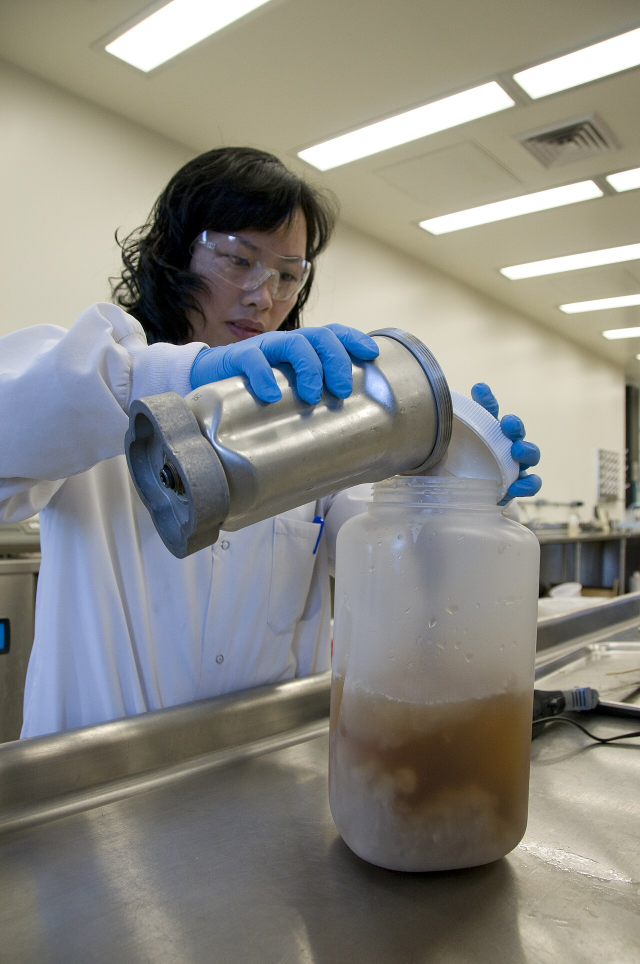
#> input picture data/test/t01_fda_lab_full_ppe.jpg, 1280 x 1927 px (shown at 1/2 size); its folder holds only this picture in this run
$ python screen_labcoat_imagenetcv.py   (older library calls are emulated)
#> lines starting #> are read from the running program, lines starting #| are printed output that depends on the picture; after the words box and inside, x2 and y2 are one past the last pixel; in counts of white or black regions, pixels touching at a corner belong together
### tools/screen_dirty_graphics.py
#!/usr/bin/env python
# -*- coding: utf-8 -*-
"""
screen_dirty_graphics.py —— 用图像特征自动筛查"非实拍脏图"（商品目录图/广告图/纯文字图）

背景：人工只看几何 flags 覆盖不到"商品图、广告图、报价单"这类域污染，
      这类图有明显统计特征，可以自动筛掉大部分，减少人工翻图量。

判据（基于 256x256 缩放后的 HSV / 局部方差 / 边缘密度）：
  1. graphic_white  商品目录图：白底占比高 + 大面积平坦区域
  2. graphic_color  广告图：单一色调占比高 + 大面积平坦区域
  3. blank_doc      纯文字/空白文档：白底占比极高 + 边缘极少

用法:
    python tools/screen_dirty_graphics.py --class mask                      # 干跑，只出清单
    python tools/screen_dirty_graphics.py --class mask --thumbs outputs/x  # 同时导出缩略图版
    python tools/screen_dirty_graphics.py --class mask --apply              # 生成剔除索引（配合 remove_bad_images.py）
"""
from __future__ import annotations

import argparse
import sys
from pathlib import Path

import cv2
import numpy as np

ROOT = Path(__file__).resolve().parent.parent
DS = ROOT / "data" / "lab_ppe"
NAMES = ["mask", "gloves", "lab_coat", "goggles"]


def imread_unicode(p: Path):
    """cv2.imread 不支持中文路径，用 imdecode 兜底。"""
    try:
        data = np.fromfile(str(p), dtype=np.uint8)
        return cv2.imdecode(data, cv2.IMREAD_COLOR)
    except Exception:
        return None


def image_stats(img) -> dict:
    small = cv2.resize(img, (256, 256), interpolation=cv2.INTER_AREA)
    hsv = cv2.cvtColor(small, cv2.COLOR_BGR2HSV)
    h = hsv[..., 0]
    s = hsv[..., 1].astype(np.float32) / 255.0
    v = hsv[..., 2].astype(np.float32) / 255.0

    near_white = (s < 0.18) & (v > 0.82)
    white_ratio = float(near_white.mean())

    sat = s > 0.40
    if sat.sum() > 50:
        hist = np.bincount((h[sat] // 30).astype(np.int32), minlength=6)
        dom_ratio = float(hist.max() / sat.sum())
    else:
        dom_ratio = 0.0

    gray = cv2.cvtColor(small, cv2.COLOR_BGR2GRAY).astype(np.float32)
    mu = cv2.blur(gray, (5, 5))
    mu2 = cv2.blur(gray * gray, (5, 5))
    var = np.clip(mu2 - mu * mu, 0, None)
    flat_ratio = float((var < 12).mean())

    edges = cv2.Canny(gray.astype(np.uint8), 80, 180)
    edge_ratio = float((edges > 0).mean())

    return dict(white=white_ratio, dom=dom_ratio, flat=flat_ratio, edge=edge_ratio)


def classify(st: dict) -> str | None:
    # 1. 商品目录图：白底占比很高 + 绝大部分区域平坦（排版图特征）
    if st["white"] > 0.50 and st["flat"] > 0.60:
        return "graphic_white"
    # 2. 广告/排版图：单色调主导且近乎全图平坦（照片必有纹理起伏，不会全平）
    if st["dom"] > 0.55 and st["flat"] > 0.62:
        return "graphic_color"
    # 3. 纯文字/空白文档
    if st["white"] > 0.45 and st["edge"] < 0.02:
        return "blank_doc"
    return None


# [6 lines left out: function iter_labeled, not called in this run]


def extra_stats(img) -> dict:
    """额外指标：亮度（域偏移参考）、彩色度（识黑白老照片）。"""
    small = cv2.resize(img, (256, 256), interpolation=cv2.INTER_AREA)
    v = cv2.cvtColor(small, cv2.COLOR_BGR2HSV)[..., 2].astype(np.float32) / 255.0
    b, g, r = small[..., 0].astype(np.float32), small[..., 1].astype(np.float32), small[..., 2].astype(np.float32)
    colorf = float((np.abs(r - g).mean() + np.abs(g - b).mean() + np.abs(r - b).mean()) / 3.0)
    return dict(bright=float(v.mean()), colorf=colorf)


# [126 lines left out: functions scan_raw, main, not called in this run]


# [2 lines that do not run on import are left out]

### tools/screen_labcoat_imagenetcv.py
#!/usr/bin/env python
# -*- coding: utf-8 -*-
"""screen_labcoat_imagenetcv.py —— 筛查 images.cv lab coat 分类图（1,299 张，无 bbox）

背景：组长下载的 `e58z9vu3fcusg7wzjk91n.zip` 是 images.cv 的 lab_coat **分类**数据集，
      原始分辨率、彩色、无增强，但**没有检测框**，且来源是网络图（电商/生活照/展会混杂）。
      按项目场景红线（训练图必须是**实验室/科研/医疗操作**场景）必须先筛。

复用 `screen_dirty_graphics.py` 的统计判据（白底商品图 / 单色广告图 / 文档图 / 黑白老照片），
另加本数据集特有的四类判据：
  A. 电商商品图/平铺图  —— 白底占比高 + 平坦（沿用 graphic_white）
  B. 拼图/多宫格        —— 检测规则网格线（衣服多角度拼版、九宫格）
  C. 水印/文字叠加      —— 角/边区域高频细线条 + 低饱和
  D. 低质量/糊图        —— 拉普拉斯方差过低；尺寸过小

用法:
    $PY tools/screen_labcoat_imagenetcv.py                      # 干跑 + 出明细 TSV + 拼版清单
    $PY tools/screen_labcoat_imagenetcv.py --sheets             # 同时导出抽检拼版 JPG
"""
from __future__ import annotations

import argparse
import sys
from pathlib import Path

import cv2
import numpy as np

ROOT = Path(__file__).resolve().parents[1]
sys.path.insert(0, str(ROOT / "tools"))
from screen_dirty_graphics import image_stats, classify, extra_stats, imread_unicode  # noqa: E402

SRC = ROOT / "data" / "raw" / "labcoat_imagenetcv" / "data"
OUT = ROOT / "outputs" / "labcoat_imagenetcv_screen"


def gridline_score(img) -> tuple[float, float]:
    """检测规则网格线（拼图/多宫格）：行/列方向长直线占比。

    拼版图会把 2x2 / 3x3 子图用白/黑分隔线切开，这种线在 Hough 里表现为
    近乎水平或垂直、且贯穿较长距离的线段。
    """
    h, w = img.shape[:2]
    small = cv2.resize(img, (320, int(320 * h / max(w, 1))), interpolation=cv2.INTER_AREA)
    gray = cv2.cvtColor(small, cv2.COLOR_BGR2GRAY)
    edges = cv2.Canny(gray, 60, 160)
    lines = cv2.HoughLinesP(edges, 1, np.pi / 180, threshold=60,
                            minLineLength=int(small.shape[1] * 0.55), maxLineGap=6)
    if lines is None:
        return 0.0, 0.0
    H, W = small.shape[:2]
    # OpenCV 版本差异：旧版返回 (N,1,4)，新版可能返回 (N,4) —— 统一 ravel
    lines = np.asarray(lines).reshape(-1, 4)
    n_h = n_v = 0
    for x1, y1, x2, y2 in lines:
        dx, dy = abs(int(x2) - int(x1)), abs(int(y2) - int(y1))
        if dy <= 2 and dx >= 0.5 * W:
            n_h += 1
        elif dx <= 2 and dy >= 0.5 * H:
            n_v += 1
    # 归一化：2 条以上分隔线即可疑
    return min(n_h / 4.0, 1.0), min(n_v / 4.0, 1.0)


def watermark_score(img) -> float:
    """粗判水印/叠字：图像边缘条带的高频细边密度（文字/水印会留下密集短边）。

    仅作参考指标——水印需人工确认，不单独作为剔除依据。
    """
    h, w = img.shape[:2]
    small = cv2.resize(img, (320, int(320 * h / max(w, 1))), interpolation=cv2.INTER_AREA)
    H, W = small.shape[:2]
    band = int(H * 0.12)
    strips = [small[0:band], small[H - band:H], small[:, 0:band], small[:, W - band:W]]
    scores = []
    for s in strips:
        g = cv2.cvtColor(s, cv2.COLOR_BGR2GRAY)
        e = cv2.Canny(g, 90, 200)
        scores.append(float((e > 0).mean()))
    return float(np.mean(scores))


def blur_score(img) -> float:
    """拉普拉斯方差：越低越糊。"""
    h, w = img.shape[:2]
    small = cv2.resize(img, (320, int(320 * h / max(w, 1))), interpolation=cv2.INTER_AREA)
    gray = cv2.cvtColor(small, cv2.COLOR_BGR2GRAY)
    return float(cv2.Laplacian(gray, cv2.CV_64F).var())


# [18 lines left out: function studio_score, not called in this run]


def judge(img, path: Path) -> dict:
    h, w = img.shape[:2]
    st = image_stats(img)
    ex = extra_stats(img)
    tag = classify(st)
    gh, gv = gridline_score(img)
    wm = watermark_score(img)
    bl = blur_score(img)

    flags = []
    if tag == "graphic_white":
        flags.append("ecom_flatlay")          # 白底商品/平铺图
    elif tag == "graphic_color":
        flags.append("ad_graphic")
    elif tag == "blank_doc":
        flags.append("blank_doc")
    if gh >= 0.5 or gv >= 0.5:
        flags.append("collage_grid")          # 拼图/多宫格
    if ex["colorf"] < 6.0:
        flags.append("grayscale_like")
    if bl < 60:
        flags.append("blurry")                # 糊图
    if min(w, h) < 220:
        flags.append("too_small")
    if w * h > 4_000_000:
        flags.append("huge_res")              # 分辨率异常高（多为原图下载，非问题，仅记录）
    return dict(w=w, h=h, bright=round(ex["bright"], 4), colorf=round(ex["colorf"], 3),
                white=round(st["white"], 4), dom=round(st["dom"], 4),
                flat=round(st["flat"], 4), edge=round(st["edge"], 4),
                gridH=round(gh, 3), gridV=round(gv, 3), wm=round(wm, 4), blur=round(bl, 1),
                flags="|".join(flags) if flags else "ok")


def main() -> int:
    ap = argparse.ArgumentParser()
    ap.add_argument("--sheets", action="store_true", help="导出抽检拼版 JPG")
    ap.add_argument("--per-sheet", type=int, default=48)
    args = ap.parse_args()

    exts = {".jpg", ".jpeg", ".png"}
    imgs = sorted(p for p in SRC.rglob("*") if p.suffix.lower() in exts)
    print(f"[筛查] {SRC}")
    print(f"  受检图片 {len(imgs)} 张")

    OUT.mkdir(parents=True, exist_ok=True)
    rows, hits, unread = [], {}, []
    for p in imgs:
        img = imread_unicode(p)
#> in imread_unicode, returned value is the input picture: shape (1927, 1280, 3); mean B, G, R 129.7, 135.9, 137.1
        if img is None:
            unread.append(p.name)
            rows.append((p.name, 0, 0, 0, 0, 0, 0, 0, 0, 0, 0, 0, 0, "unreadable"))
            continue
        r = judge(img, p)
#> in image_stats, `hsv = cv2.cvtColor(small, cv2.COLOR_BGR2HSV)`: hsv: shape (256, 256, 3); mean H, S, V 47.4, 46.5, 145.7
#> in image_stats, `near_white = (s < 0.18) & (v > 0.82)`:
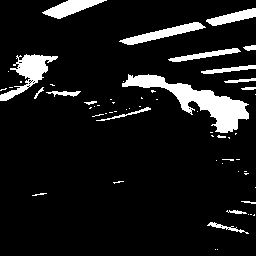
#> near_white: shape (256, 256) bool; 9.6% white; 60 white regions (42 under 20 px), largest, box (x1, y1, x2, y2) and area: (122, 74, 249, 133) 2288, (0, 54, 58, 101) 943, (119, 22, 206, 45) 644
#> in image_stats, `white_ratio = float(near_white.mean())`: white_ratio = 0.0962
#> in image_stats, `sat = s > 0.40`:
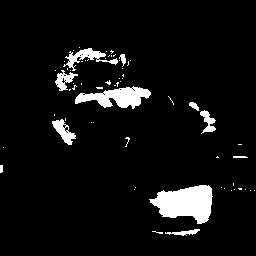
#> sat: shape (256, 256) bool; 6.2% white; 63 white regions (52 under 20 px), largest, box (x1, y1, x2, y2) and area: (149, 185, 213, 224) 1624, (75, 86, 151, 109) 955, (63, 48, 118, 71) 399
#> in image_stats, `hist = np.bincount((h[sat] // 30).astype(np.int32), minlength=6)`: hist = [1939, 45, 11, 1994, 89, 15]
#> in image_stats, `dom_ratio = float(hist.max() / sat.sum())`: dom_ratio = 0.487
#> in image_stats, `var = np.clip(mu2 - mu * mu, 0, None)`:
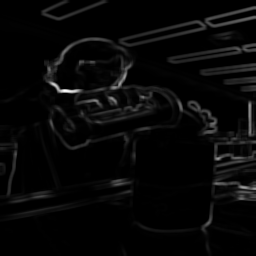
#> var: shape (256, 256) float32; min 0, max 9392.3, mean 297.7; drawn with min black and max white
#> in image_stats, `flat_ratio = float((var < 12).mean())`: flat_ratio = 0.392
#> in image_stats, `edges = cv2.Canny(gray.astype(np.uint8), 80, 180)`: edges: shape (256, 256); 8.3% white in thin lines or dots
#> in image_stats, `edge_ratio = float((edges > 0).mean())`: edge_ratio = 0.0832
#> in judge, `st = image_stats(img)`: st = {'white': 0.0962, 'dom': 0.487, 'flat': 0.392, 'edge': 0.0832}
#> in extra_stats, `b, g, r = small[..., 0].astype(np.float32), small[..., 1].astype(np.fl..`:
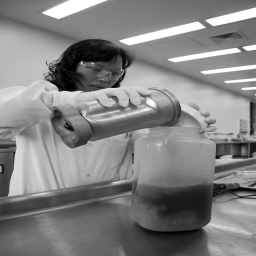
#> b: shape (256, 256) float32; min 0, max 255, mean 129.8
#> in extra_stats, `b, g, r = small[..., 0].astype(np.float32), small[..., 1].astype(np.fl..`:
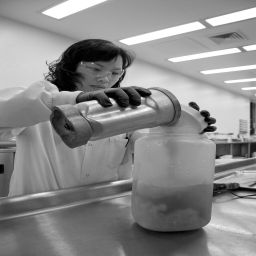
#> r: shape (256, 256) float32; min 0, max 255, mean 137.1
#> in extra_stats, `colorf = float((np.abs(r - g).mean() + np.abs(g - b).mean() + np.abs(r..`: colorf = 16.31
#> in judge, `ex = extra_stats(img)`: ex = {'bright': 0.571, 'colorf': 16.31}
#> in gridline_score, `edges = cv2.Canny(gray, 60, 160)`:
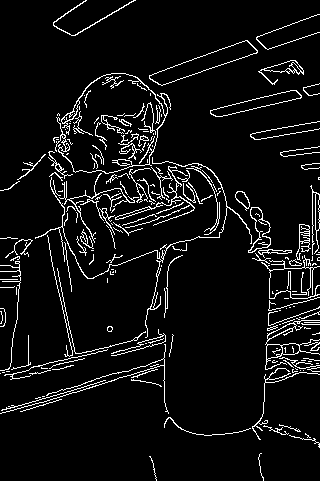
#> edges: shape (481, 320); 6.6% white in thin lines or dots
#> in gridline_score, `lines = cv2.HoughLinesP(edges, 1, np.pi / 180, threshold=60, minLineLe..`: lines = None
#> in judge, `gh, gv = gridline_score(img)`: gh = 0
#> the loop in watermark_score, `for s in strips:` made 4 passes
#> after the loop in watermark_score, `for s in strips:`:
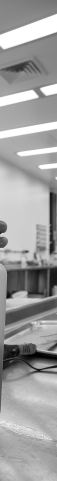
#> g: shape (481, 57); min 0, max 255, mean 159.1
#> after the loop in watermark_score, `for s in strips:`: scores = [0.0226, 0.0115, 0.0269, 0.0877]
#> in judge, `wm = watermark_score(img)`: wm = 0.0372
#> in judge, `bl = blur_score(img)`: bl = 377.2
#> r = 13 items
        # 相对 SRC 的路径（含 train/val/test 与 lab_coat 层级），保证可回溯
#> (the run stopped early here; a loop or call above may not have finished)

$ run again, on data/test/t02_arsenic_lab.jpg
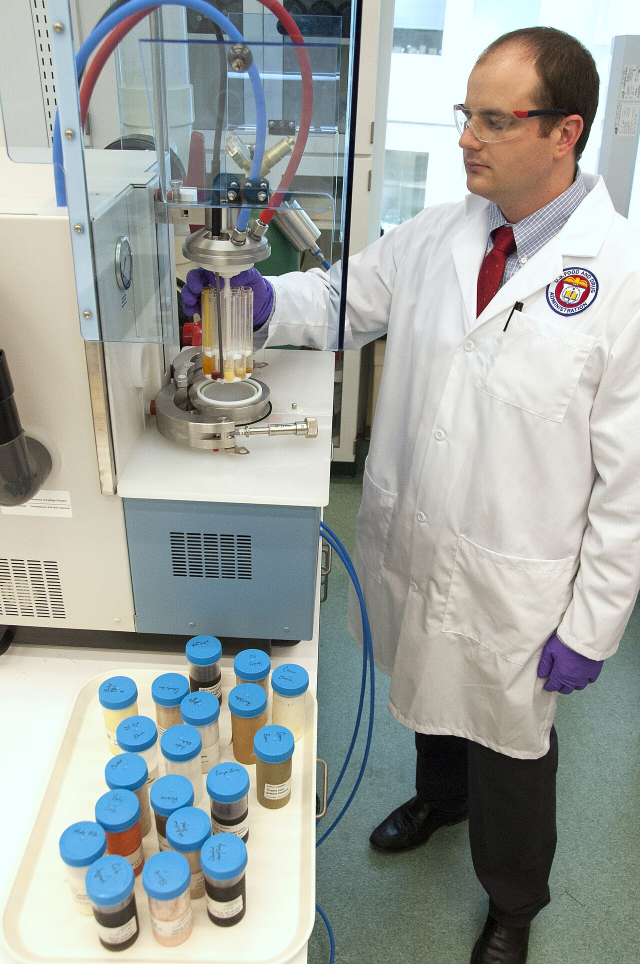
#> input picture data/test/t02_arsenic_lab.jpg, 1280 x 1928 px (shown at 1/2 size)
#> in imread_unicode, returned value is the input picture: shape (1928, 1280, 3); mean B, G, R 160.8, 164.7, 159.1
#> hsv: shape (256, 256, 3); mean H, S, V 56.1, 41.2, 173.6
#> in image_stats, `near_white = (s < 0.18) & (v > 0.82)`:
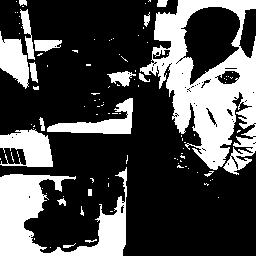
#> near_white: shape (256, 256) bool; 29.8% white; 104 white regions (84 under 20 px), largest, box (x1, y1, x2, y2) and area: (140, 0, 256, 175) 9407, (0, 167, 127, 256) 5024, (0, 129, 53, 167) 1355
#> white_ratio = 0.298
#> sat: shape (256, 256) bool; 9.5% white; 70 white regions (46 under 20 px), largest, box (x1, y1, x2, y2) and area: (24, 190, 99, 240) 1633, (185, 10, 234, 58) 1221, (83, 172, 118, 215) 697
#> hist = [1836, 3, 12, 3605, 438, 347]
#> dom_ratio = 0.578
#> flat_ratio = 0.245
#> edge_ratio = 0.134
#> st = {'white': 0.298, 'dom': 0.578, 'flat': 0.245, 'edge': 0.134}
#> colorf = 17.24
#> ex = {'bright': 0.681, 'colorf': 17.24}
#> lines = [[170, 191, 181, 0]]
#> the loop in gridline_score, `for x1, y1, x2, y2 in lines:` made 1 pass
#> (x1, y1, x2, y2, dx, dy) on pass 1: (170, 191, 181, 0, 11, 191)
#> after the loop in gridline_score, `for x1, y1, x2, y2 in lines:`: n_h = 0
#> the loop in watermark_score, `for s in strips:` made 4 passes
#> after the loop in watermark_score, `for s in strips:`:
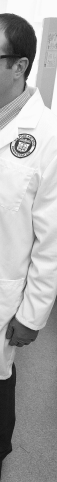
#> g: shape (482, 57); min 17, max 252, mean 170.8
#> after the loop in watermark_score, `for s in strips:`: scores = [0.117, 0.0527, 0.0799, 0.0649]
#> wm = 0.0787
#> bl = 1372
#> in main, `r = judge(img, p)`: r = 13 items
